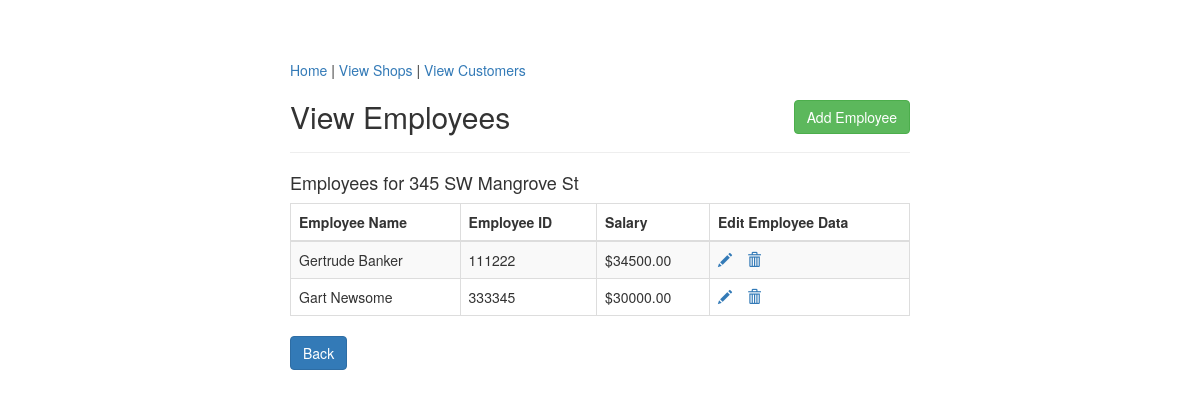
/viewEmployee.php?shop_address=345 SW Mangrove St, run on the app's committed database.
### tables this page shows
CREATE TABLE `fp_employee` (
  `employee_id` int(11) NOT NULL,
  `salary` int(11) NOT NULL,
  `e_name` varchar(30) NOT NULL,
  `shop_address` varchar(30) DEFAULT NULL
);

### viewEmployee.php (the view, shortened to what this page needs)
<?php
    require_once "config.php";
?>
<!DOCTYPE html>
<html lang="en">
<head>
    <link rel="stylesheet" href="https://maxcdn.bootstrapcdn.com/bootstrap/3.3.7/css/bootstrap.css">
</head>
<body>
    <div class="wrapper">
        <div class="container-fluid">
            <div class="row">
                <div class="col-md-12">
                    <div class="page-header clearfix">
                        <nav>
                            <a href="index.php">Home</a> |
                            <a href="viewShops.php">View Shops</a> |
                            <a href="viewCustomers.php">View Customers</a>
                        </nav>
                        <h2 class="pull-left">View Employees</h2>
						<a href="createEmployee.php" class="btn btn-success pull-right">Add Employee</a>
                    </div>
<?php
if(isset($_SESSION["shop_address"]) ){
    $sql = "SELECT * FROM fp_employee WHERE shop_address = ? ";
    if($stmt = mysqli_prepare($link, $sql)){
        mysqli_stmt_bind_param($stmt, "s", $param_addy);
       $param_addy = $_SESSION["shop_address"];
        if(mysqli_stmt_execute($stmt)){
            $result = mysqli_stmt_get_result($stmt);
			echo "<h4> Employees for ". $param_addy ."</h4><p>";
			if(mysqli_num_rows($result) > 0){
				echo "<table class='table table-bordered table-striped'>";
                    echo "<thead>";
                        echo "<tr>";
				echo "<th>Employee Name</th>";
				echo "<th>Employee ID</th>";
				echo "<th>Salary</th>";
				echo "<th>Edit Employee Data</th>";
                        echo "</tr>";
                    echo "</thead>";
                    echo "<tbody>";
                    while($row = mysqli_fetch_array($result)){
                        echo "<tr>";
			echo "<td>" . $row['e_name'] . "</td>";
			echo "<td>" . $row['employee_id'] . "</td>";
			echo "<td>$" . $row['salary'] . ".00</td>";
						echo "<td>";
						  echo "<a href='updateEmployee.php?employee_id=". $row['employee_id'] ."' title='Update Employee' data-toggle='tooltip'><span class='glyphicon glyphicon-pencil'></span></a>";
                          echo "<a href='deleteEmployee.php?employee_id=". $row['employee_id'] ."' title='Delete Employee' data-toggle='tooltip'><span class='glyphicon glyphicon-trash'></span></a>";
                        echo "</td>";
						echo "</tr>";
                    }
                    echo "</tbody>";
                echo "</table>";
			} else {
				echo "No Employees. ";
			}
        } else{
            header("location: error.php");
            exit();
        }
    }
} else{
    header("location: error.php");
    exit();
}
?>
	<p><a href="viewShops.php" class="btn btn-primary">Back</a></p>
    </div>
   </div>
  </div>
</div>
</body>
</html>

### viewEmployee.php (style rules this page uses)
.wrapper { width: 650px; margin: 0 auto; }
.page-header h2 { margin-top: 0; }
table tr td:last-child a { margin-right: 15px; }

### data on the page
fp_employee: e_name "Gertrude Banker", employee_id "111222", salary "34500"
fp_employee: e_name "Gart Newsome", employee_id "333345", salary "30000"

### other printed values
$param_addy "345 SW Mangrove St"
